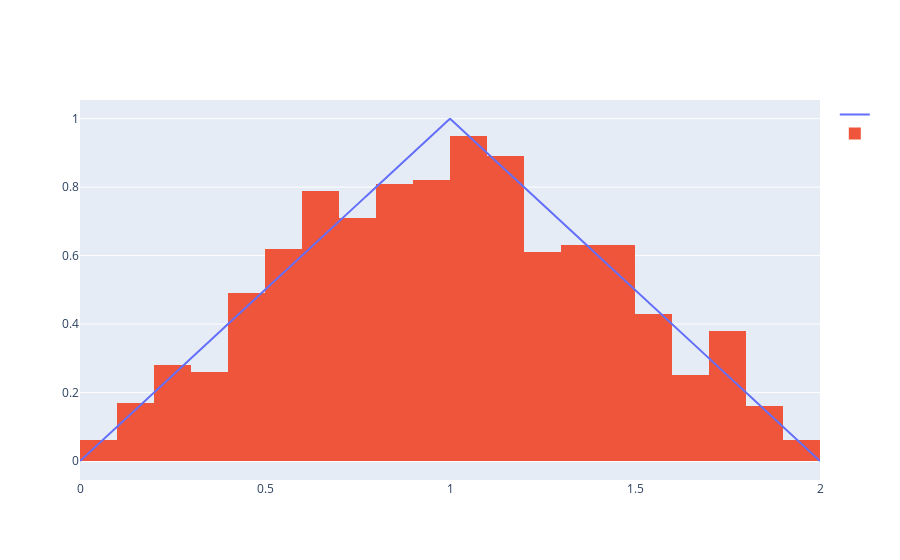

Here is the notebook cell this chart was saved with:
### Markdown cell above
## Code

### Code cell
N = 1000
x = np.linspace(0, 2, N)
pdf1 = uniform.rvs(size=N)
pdf2 = uniform.rvs(size=N)
hist = create_histogram(pdf1 + pdf2, histnorm="probability density")
plot_data(x, np.where(x < 1, x, 2-x), mode="lines", t1=hist)

### Figure 1 — Plotly figure (JSON) as saved in the notebook; plotly's stock layout.template omitted (floating-point values rounded to 4 significant figures; data arrays with more than 128 entries replaced by an {"elided": "..."} marker saying what was removed)
{"data": [{"mode": "lines", "name": "", "text": "", "type": "scatter", "x": {"elided": "1000 float values"}, "y": {"elided": "1000 float values"}}, {"histnorm": "probability density", "name": "", "type": "histogram", "x": {"elided": "1000 float values"}}], "layout": {"autosize": true, "title": {"text": ""}, "xaxis": {"autorange": true, "range": [0, 2], "title": {"text": ""}, "type": "linear"}, "yaxis": {"autorange": true, "range": [-0.0555, 1.054], "title": {"text": ""}, "type": "linear"}}}
